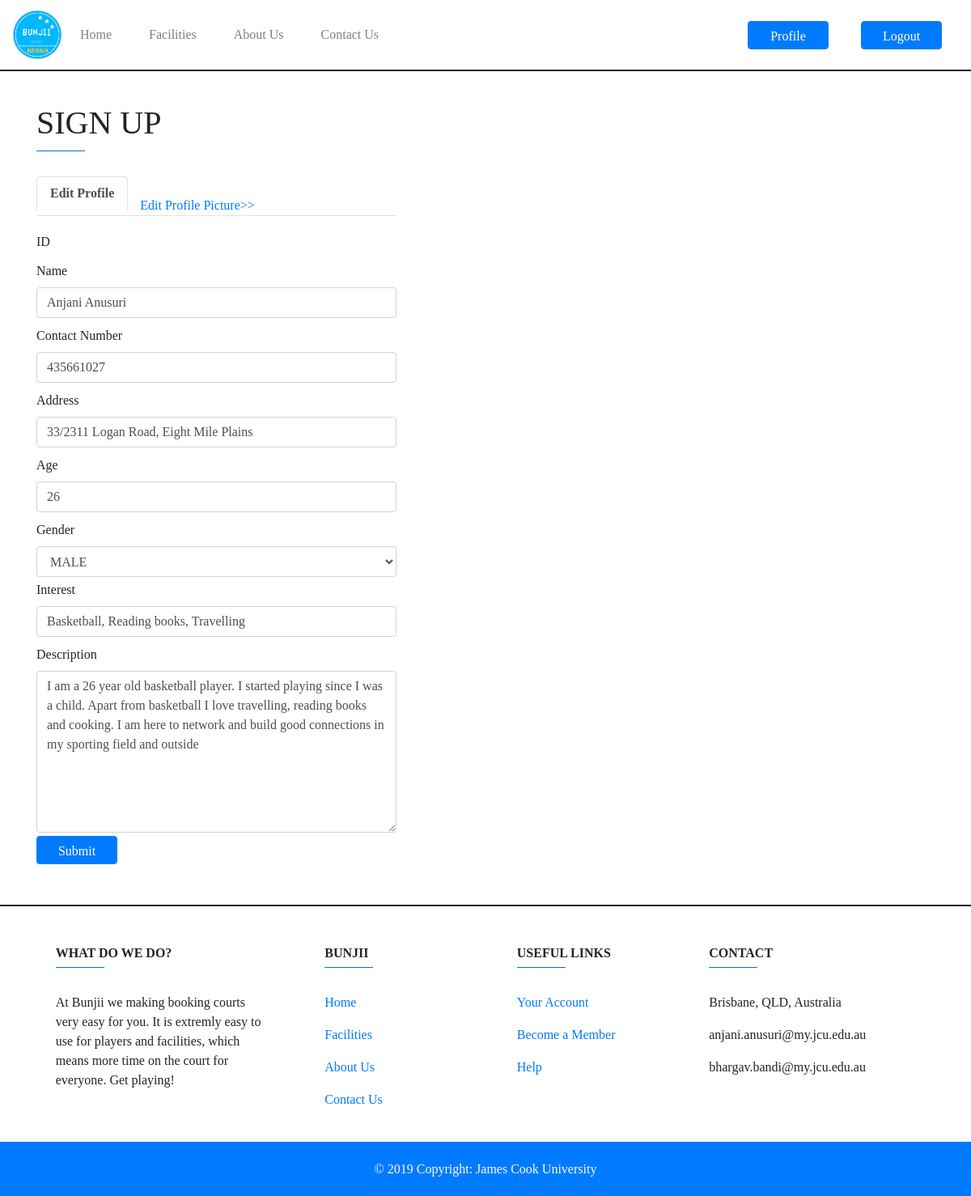
Screenshot of /customerprofileE.php (signed in) with the database file from the repository.
### tables this page shows
CREATE TABLE `customer` (
  `customer_id` int(11) NOT NULL,
  `signupid` int(11) DEFAULT NULL,
  `customer_name` tinytext DEFAULT NULL,
  `customer_age` int(2) DEFAULT NULL,
  `customer_gender` tinytext DEFAULT NULL,
  `customer_phone` varchar(11) DEFAULT NULL,
  `customer_address` longtext DEFAULT NULL,
  `customer_email` tinytext DEFAULT NULL,
  `customer_interests` longtext DEFAULT NULL,
  `customer_desc` longtext DEFAULT NULL,
  `customer_profpic` varchar(50) NOT NULL
);

### customerprofileE.php (the view, shortened to what this page needs)
<?php include('include/signupheader.php'); ?>
<?php
if(isset($_SESSION['user'])) {
global $conn;
$id = $_SESSION['id'];
$customerSQL = "select * from customer where signupid='$id'";
$customerResult = mysqli_query($conn, $customerSQL);
$customer = mysqli_fetch_assoc($customerResult);
}
?>
<ul class="nav nav-tabs">
    <li class="nav-item">
        <a class="nav-link active" href="#">Edit Profile</a></li>
        <div class="col-md-6">
            <br>
            <a href="cPicEdit.php" class="text-primary">Edit Profile Picture>></a>
        </div>
</ul>
        <form action="customerprofileEdit.php" method="POST">
            <label for="name">ID</label>
            <label for="name">Name</label>
            <input class = "form-control" type="text" name="name" value="<?php echo $customer['customer_name'];?>" />
            <label for="name">Contact Number</label>
            <input class = "form-control" type="text"  name="contact" value="<?php echo $customer['customer_phone'];?>" />
            <label for="name">Address</label>
            <input class = "form-control" type="text"  name="address" value="<?php echo $customer['customer_address'];?>"/>
            <label for="name">Age</label>
            <input class = "form-control" type="text" name="age" value="<?php echo $customer['customer_age'];?>" />
            <label for="name">Gender</label>
            <select class = "form-control" name="gender" >
                <option value="MALE" checked='true'>MALE</option>
            </select>
            <label for="name">Interest</label>
            <input class = "form-control" type="text"  name="interest" value="<?php echo $customer['customer_interests'];?>" />
            <label for="name">Description</label>
            <textarea class = "form-control"  name="description" placeholder="Write something about you........."><?php echo $customer['customer_desc'];?></textarea>
            <input class="btn btn-primary" type="submit" name="submit" id="submit"/>
        </form>
    </div>
  </div>
</div>
<?php include ('footer.php'); ?>

### css/style.css (style rules this page uses)
* { font-family: Calibri; }
input { margin: 0 0 10px 0; }
form { margin-top: 20px; }
.active { color: #007bff; font-weight: 600; }
.btn { width: 100px; height: 35px; }
textarea.form-control { height: 200px; }

### rows the page displays
customer: name "Anjani Anusuri", contact "435661027", address "33/2311 Logan Road, Eight Mile Plains", age "26", interest "Basketball, Reading books, Travelling", description "I am a 26 year old basketball player. I started playing since I was a child. Apart from basketball I love travelling, reading books and cooking. I am here to network and build good connections in my sporting field and outside"
